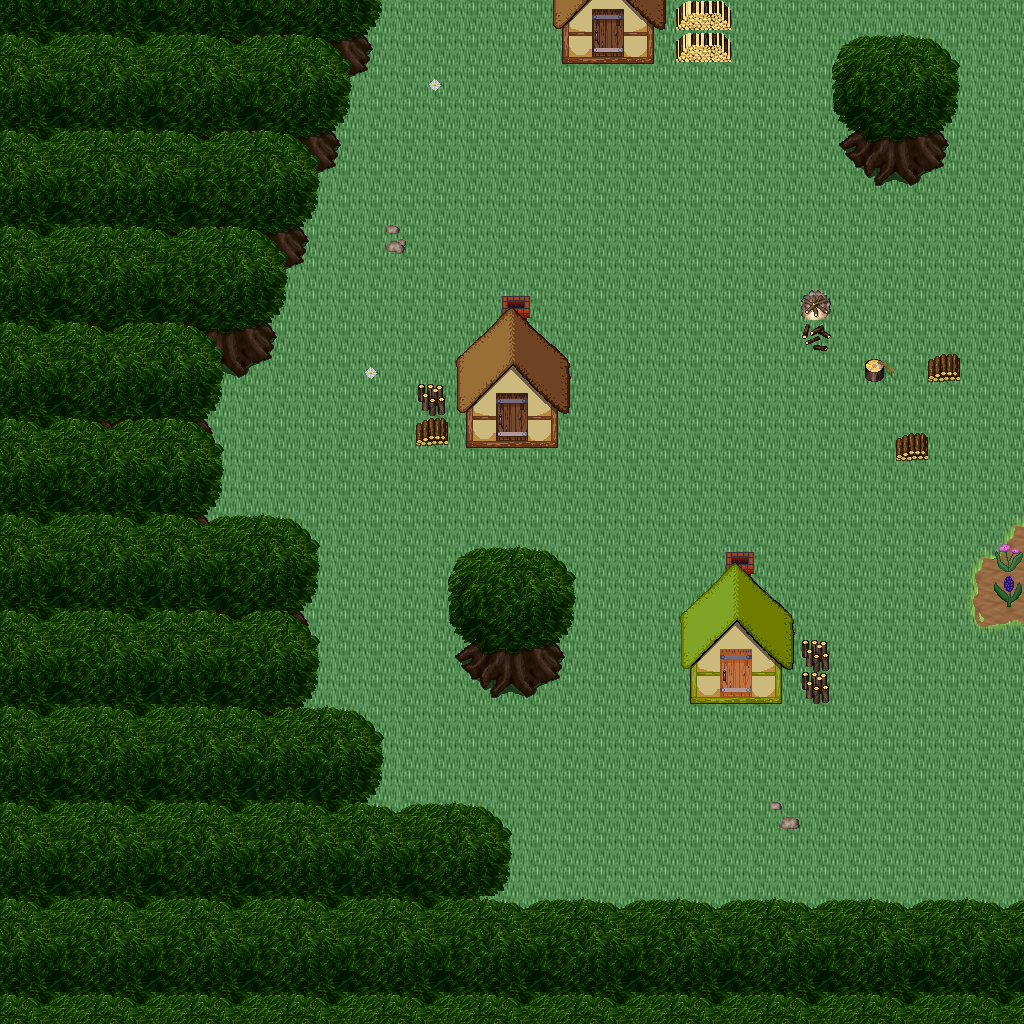

A 2D game scene composited from a Tiled map and its tileset images. What follows is a short description and the map's XML, with each tile layer's data collapsed to a summary:
An orthogonal 32x32 tile map with 32x32 px tiles, 5 tile layers (Ground, Objects, Objects2, Above, ...), 1 hidden layer not drawn, 24 tilesets.

<map version="1.10" tiledversion="1.11.0" orientation="orthogonal" renderorder="right-down" width="32" height="32" tilewidth="32" tileheight="32" infinite="0" nextlayerid="11" nextobjectid="1">
 <tileset firstgid="1" name="logic_collision" tilewidth="32" tileheight="32" tilecount="1" columns="1">
  <image source="../drawable/logic_collision.png" width="32" height="32" />
 </tileset>
 <tileset firstgid="2" name="ground_ground" tilewidth="32" tileheight="32" tilecount="33" columns="3">
  <image source="../drawable/ground_ground.png" width="96" height="352" />
 </tileset>
 <tileset firstgid="35" name="plant_tree_tree_darkgreen" tilewidth="32" tileheight="32" tilecount="88" columns="8">
  <image source="../drawable/plant_tree_tree_darkgreen.png" width="256" height="352" />
 </tileset>
 <tileset firstgid="123" name="logic_item_resources" tilewidth="32" tileheight="32" tilecount="6" columns="6">
  <image source="../drawable/logic_item_resources.png" width="192" height="32" />
 </tileset>
 <tileset firstgid="129" name="logic_creature_animal" tilewidth="32" tileheight="32" tilecount="32" columns="8">
  <image source="../drawable/logic_creature_animal.png" width="256" height="128" />
 </tileset>
 <tileset firstgid="161" name="plant_flower_daisy_blue" tilewidth="32" tileheight="32" tilecount="8" columns="2">
  <image source="../drawable/plant_flower_daisy_blue.png" width="64" height="128" />
 </tileset>
 <tileset firstgid="169" name="plant_flower_daisy_red" tilewidth="32" tileheight="32" tilecount="8" columns="2">
  <image source="../drawable/plant_flower_daisy_red.png" width="64" height="128" />
 </tileset>
 <tileset firstgid="177" name="plant_flower_daisy_white" tilewidth="32" tileheight="32" tilecount="8" columns="2">
  <image source="../drawable/plant_flower_daisy_white.png" width="64" height="128" />
 </tileset>
 <tileset firstgid="185" name="plant_flower_daisy_yellow" tilewidth="32" tileheight="32" tilecount="8" columns="2">
  <image source="../drawable/plant_flower_daisy_yellow.png" width="64" height="128" />
 </tileset>
 <tileset firstgid="193" name="building_thatched_roof_cottage2" tilewidth="32" tileheight="32" tilecount="20" columns="4">
  <image source="../drawable/building_thatched_roof_cottage2.png" width="128" height="160" />
 </tileset>
 <tileset firstgid="213" name="building_thatched_roof_cottage1" tilewidth="32" tileheight="32" tilecount="20" columns="4">
  <image source="../drawable/building_thatched_roof_cottage1.png" width="128" height="160" />
 </tileset>
 <tileset firstgid="233" name="logic_creature_elemental" tilewidth="32" tileheight="32" tilecount="16" columns="8">
  <image source="../drawable/logic_creature_elemental.png" width="256" height="64" />
 </tileset>
 <tileset firstgid="249" name="item_campfires" tilewidth="32" tileheight="32" tilecount="2" columns="2">
  <image source="../drawable/item_campfires.png" width="64" height="32" />
 </tileset>
 <tileset firstgid="251" name="furniture_light_flames" tilewidth="32" tileheight="32" tilecount="6" columns="6">
  <image source="../drawable/furniture_light_flames.png" width="192" height="32" />
 </tileset>
 <tileset firstgid="257" name="item_firewood" tilewidth="32" tileheight="32" tilecount="12" columns="3">
  <image source="../drawable/item_firewood.png" width="96" height="128" />
 </tileset>
 <tileset firstgid="269" name="plant_flower_bulbs" tilewidth="32" tileheight="32" tilecount="4" columns="1">
  <image source="../drawable/plant_flower_bulbs.png" width="32" height="128" />
 </tileset>
 <tileset firstgid="273" name="ground_grass_corners" tilewidth="32" tileheight="32" tilecount="24" columns="6">
  <image source="../drawable/ground_grass_corners.png" width="192" height="128" />
 </tileset>
 <tileset firstgid="297" name="ground_grass_edges" tilewidth="32" tileheight="32" tilecount="36" columns="12">
  <image source="../drawable/ground_grass_edges.png" width="384" height="96" />
 </tileset>
 <tileset firstgid="333" name="light_dim_yellow_light_5x5" tilewidth="32" tileheight="32" tilecount="25" columns="5">
  <image source="../drawable/light_dim_yellow_light_5x5.png" width="160" height="160" />
 </tileset>
 <tileset firstgid="358" name="plant_tree_fall_trees" tilewidth="32" tileheight="32" tilecount="40" columns="8">
  <image source="../drawable/plant_tree_fall_trees.png" width="256" height="160" />
 </tileset>
 <tileset firstgid="398" name="plant_leaves" tilewidth="32" tileheight="32" tilecount="8" columns="4">
  <image source="../drawable/plant_leaves.png" width="128" height="64" />
 </tileset>
 <tileset firstgid="406" name="ground_grass_2" tilewidth="32" tileheight="32" tilecount="21" columns="3">
  <image source="../drawable/ground_grass_2.png" width="96" height="224" />
 </tileset>
 <tileset firstgid="427" name="ground_rock_pebbles" tilewidth="32" tileheight="32" tilecount="3" columns="1">
  <image source="../drawable/ground_rock_pebbles.png" width="32" height="96" />
 </tileset>
 <tileset firstgid="430" name="logic_creature_fowl" tilewidth="32" tileheight="32" tilecount="6" columns="6">
  <image source="../drawable/logic_creature_fowl.png" width="192" height="32" />
 </tileset>
 <layer id="1" name="Ground" width="32" height="32">
  <data>[1024 cells, 1024 non-empty, 2 distinct tile ids]</data>
 </layer>
 <layer id="2" name="Objects" width="32" height="32">
  <data>[1024 cells, 165 non-empty, 38 distinct tile ids]</data>
 </layer>
 <layer id="3" name="Objects2" width="32" height="32">
  <data>[1024 cells, 3 non-empty, 3 distinct tile ids]</data>
 </layer>
 <layer id="4" name="Above" width="32" height="32">
  <data>[1024 cells, 474 non-empty, 52 distinct tile ids]</data>
 </layer>
 <layer id="5" name="Above2" width="32" height="32">
  <data>[1024 cells, 0 non-empty, 0 distinct tile ids]</data>
 </layer>
 <layer id="6" name="Walkable" width="32" height="32" visible="0">
  <data>[1024 cells, 406 non-empty, 1 distinct tile ids]</data>
 </layer>
 <objectgroup id="7" name="Mapevents" />
 <objectgroup id="8" name="Spawn" />
 <objectgroup id="9" name="Keys" />
 <objectgroup id="10" name="Replace" />
</map>
